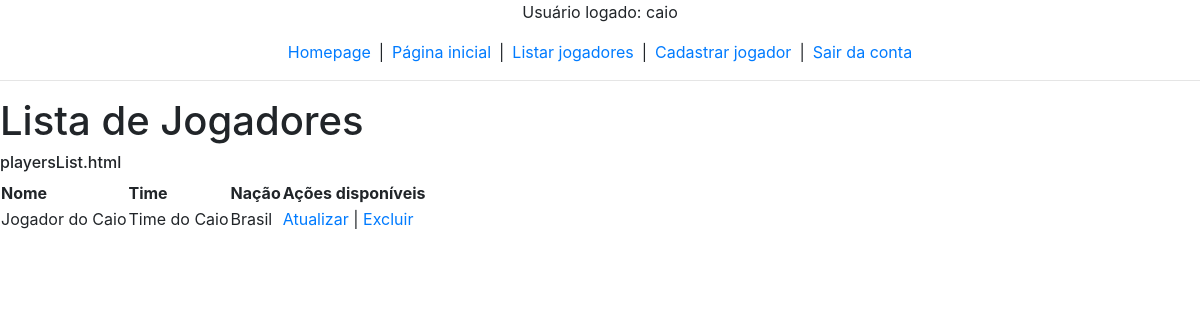
Screenshot of /myapp/list/ (signed in) with the database file from the repository.
### myapp/models.py (models this page shows, shortened)
class Player(models.Model):
  id = models.AutoField(primary_key=True),
  name = models.CharField(
  max_length=100, help_text="Enter player's name")
  team = models.CharField(
  max_length=100, help_text="Enter player's team")
  nation = models.CharField(
  max_length=100, help_text="Enter player's nation")
  creator = models.CharField(
        verbose_name='Creator', max_length=30, editable=False)

### myapp/views.py (the view)
# urls.py: path('list/', views.PlayerListView.as_view(), name='playersList'),
class PlayerListView(View):
    def get(self, request, *args, **kwargs):
        players = Player.objects.filter(creator=str(request.user))
        context = {'players': players, }
        return render(
            request,
            'myapp/playersList.html',
            context)

### myapp/templates/myapp/playersList.html (shortened to what this page needs)
{% load static %}
<!DOCTYPE html>
<html>
<head>
  <link rel="stylesheet" href="{% static 'myapp/css/style.css' %}">
</head>
<body>
  {% include 'myapp/links.html' %}
  <h1>Lista de Jogadores</h1>
  <h6>playersList.html</h6>
  <table>
    <tr>
      <th>Nome</th>
      <th>Time</th>
      <th>Nação</th>
      <th>Ações disponíveis</th>
    </tr>
    {% for player in players %}
    <tr>
      <td>{{ player.name }}</td>
      <td>{{player.team }}</td>
      <td>{{ player.nation }}</td>
      <td><a href="{% url 'myapp:updatePlayer' pk=player.id %}">Atualizar</a> |
        <a href="{% url 'myapp:deletePlayer' pk=player.id %}">Excluir</a></td>
    </tr>
    {% empty %}
    <tr>
      <th colspan="5">Ainda não tem jogadores cadastrados</th>
    </tr>
    {% endfor %}
  </table>
</body>
</html>

### myapp/templates/myapp/links.html (shortened to what this page needs)
{% load static %}
<head>
    <link rel="stylesheet" href="https://stackpath.bootstrapcdn.com/bootstrap/4.5.0/css/bootstrap.min.css"
>
    <link rel="stylesheet" href="{% static 'myapp/css/style.css' %}">
</head>
<div class="row" style="justify-content: center">
    <p>Usuário logado: {% firstof user.first_name user.username %}</p>
</div>
<div class="row" style="justify-content: center">
    <a href="/home" class="header-option">
        Homepage
    </a> |
    <a href="{% url 'myapp:home' %}" class="header-option">
        Página inicial
    </a> |
    <a href="{% url 'myapp:playersList' %}" class="header-option">
        Listar jogadores
    </a> |
    <a href="{% url 'myapp:createPlayer' %}" class="header-option">
        Cadastrar jogador
    </a> |
    <a href="{% url 'logout' %}" class="header-option">
        Sair da conta
    </a>
</div>
<hr>

### myapp/static/myapp/css/style.css (style rules this page uses)
.header-option { padding-left: 8px; padding-right: 8px; }

### rows the page displays
Player: name "Jogador do Caio", team "Time do Caio", nation "Brasil"
